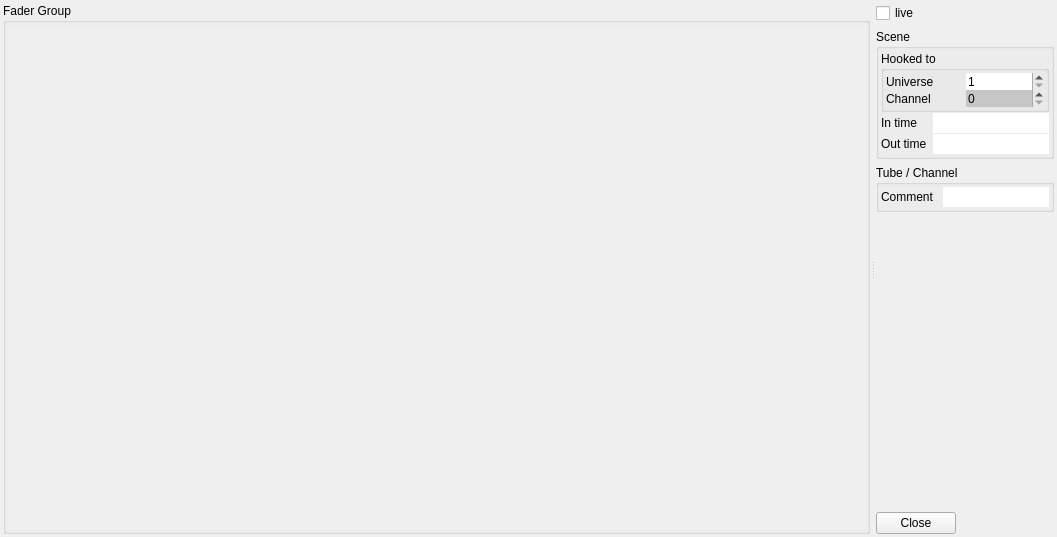
<?xml version="1.0" encoding="UTF-8"?>
<ui version="4.0">
 <class>SceneDeskWidget</class>
 <widget class="QWidget" name="SceneDeskWidget">
  <property name="geometry">
   <rect>
    <x>0</x>
    <y>0</y>
    <width>1057</width>
    <height>537</height>
   </rect>
  </property>
  <property name="sizePolicy">
   <sizepolicy hsizetype="Preferred" vsizetype="Preferred">
    <horstretch>0</horstretch>
    <verstretch>0</verstretch>
   </sizepolicy>
  </property>
  <property name="windowTitle">
   <string>Scene</string>
  </property>
  <property name="windowIcon">
   <iconset resource="../gfx_ressource.qrc">
    <normaloff>:/gfx/icons/scene_mixer.png</normaloff>:/gfx/icons/scene_mixer.png</iconset>
  </property>
  <layout class="QVBoxLayout" name="verticalLayout_2">
   <property name="spacing">
    <number>1</number>
   </property>
   <property name="leftMargin">
    <number>3</number>
   </property>
   <property name="topMargin">
    <number>3</number>
   </property>
   <property name="rightMargin">
    <number>3</number>
   </property>
   <property name="bottomMargin">
    <number>3</number>
   </property>
   <item>
    <widget class="QSplitter" name="splitter">
     <property name="orientation">
      <enum>Qt::Horizontal</enum>
     </property>
     <property name="handleWidth">
      <number>6</number>
     </property>
     <widget class="QGroupBox" name="faderGroup">
      <property name="sizePolicy">
       <sizepolicy hsizetype="MinimumExpanding" vsizetype="Preferred">
        <horstretch>6</horstretch>
        <verstretch>0</verstretch>
       </sizepolicy>
      </property>
      <property name="title">
       <string>Fader Group</string>
      </property>
      <property name="flat">
       <bool>false</bool>
      </property>
      <property name="checkable">
       <bool>false</bool>
      </property>
      <layout class="QVBoxLayout" name="verticalLayout">
       <property name="spacing">
        <number>0</number>
       </property>
       <property name="leftMargin">
        <number>2</number>
       </property>
       <property name="topMargin">
        <number>4</number>
       </property>
       <property name="rightMargin">
        <number>2</number>
       </property>
       <property name="bottomMargin">
        <number>2</number>
       </property>
       <item>
        <widget class="QScrollArea" name="scrollArea">
         <property name="frameShape">
          <enum>QFrame::NoFrame</enum>
         </property>
         <property name="frameShadow">
          <enum>QFrame::Sunken</enum>
         </property>
         <property name="lineWidth">
          <number>1</number>
         </property>
         <property name="widgetResizable">
          <bool>true</bool>
         </property>
         <widget class="QWidget" name="scrollAreaWidgetContents">
          <property name="geometry">
           <rect>
            <x>0</x>
            <y>0</y>
            <width>834</width>
            <height>501</height>
           </rect>
          </property>
          <layout class="QVBoxLayout" name="scrollAreaLayout">
           <property name="spacing">
            <number>0</number>
           </property>
           <property name="leftMargin">
            <number>0</number>
           </property>
           <property name="topMargin">
            <number>0</number>
           </property>
           <property name="rightMargin">
            <number>0</number>
           </property>
           <property name="bottomMargin">
            <number>0</number>
           </property>
           <item>
            <widget class="MixerGroup" name="faderAreaWidget" native="true">
             <property name="sizePolicy">
              <sizepolicy hsizetype="Preferred" vsizetype="Preferred">
               <horstretch>0</horstretch>
               <verstretch>0</verstretch>
              </sizepolicy>
             </property>
            </widget>
           </item>
          </layout>
         </widget>
        </widget>
       </item>
      </layout>
     </widget>
     <widget class="QWidget" name="layoutWidget">
      <layout class="QVBoxLayout" name="mainLayout">
       <item>
        <widget class="QCheckBox" name="liveCheck">
         <property name="layoutDirection">
          <enum>Qt::LeftToRight</enum>
         </property>
         <property name="text">
          <string>live</string>
         </property>
         <property name="icon">
          <iconset>
           <activeoff>:/gfx/icons/audio_play.png</activeoff>
           <activeon>:/gfx/icons/audio_rec.png</activeon>
          </iconset>
         </property>
        </widget>
       </item>
       <item>
        <widget class="QGroupBox" name="sceneGroup">
         <property name="sizePolicy">
          <sizepolicy hsizetype="Preferred" vsizetype="Preferred">
           <horstretch>0</horstretch>
           <verstretch>0</verstretch>
          </sizepolicy>
         </property>
         <property name="title">
          <string>Scene</string>
         </property>
         <layout class="QGridLayout" name="sceneGroupLayout">
          <property name="leftMargin">
           <number>2</number>
          </property>
          <property name="topMargin">
           <number>2</number>
          </property>
          <property name="rightMargin">
           <number>2</number>
          </property>
          <property name="bottomMargin">
           <number>2</number>
          </property>
          <property name="verticalSpacing">
           <number>1</number>
          </property>
          <item row="0" column="0" colspan="2">
           <widget class="QGroupBox" name="groupBox">
            <property name="title">
             <string>Hooked to</string>
            </property>
            <layout class="QGridLayout" name="hookedToLayout">
             <property name="leftMargin">
              <number>2</number>
             </property>
             <property name="topMargin">
              <number>2</number>
             </property>
             <property name="rightMargin">
              <number>2</number>
             </property>
             <property name="bottomMargin">
              <number>2</number>
             </property>
             <property name="horizontalSpacing">
              <number>2</number>
             </property>
             <property name="verticalSpacing">
              <number>0</number>
             </property>
             <item row="0" column="0">
              <widget class="QLabel" name="hookedUniverseLabel">
               <property name="text">
                <string>Universe</string>
               </property>
              </widget>
             </item>
             <item row="0" column="1">
              <widget class="QSpinBox" name="hookedUniverseSpin">
               <property name="frame">
                <bool>false</bool>
               </property>
               <property name="buttonSymbols">
                <enum>QAbstractSpinBox::UpDownArrows</enum>
               </property>
               <property name="minimum">
                <number>1</number>
               </property>
               <property name="maximum">
                <number>4</number>
               </property>
               <property name="value">
                <number>1</number>
               </property>
              </widget>
             </item>
             <item row="1" column="0">
              <widget class="QLabel" name="hookedChannelLabel">
               <property name="text">
                <string>Channel</string>
               </property>
              </widget>
             </item>
             <item row="1" column="1">
              <widget class="QSpinBox" name="hookedChannelSpin">
               <property name="palette">
                <palette>
                 <active>
                  <colorrole role="Base">
                   <brush brushstyle="SolidPattern">
                    <color alpha="255">
                     <red>198</red>
                     <green>198</green>
                     <blue>198</blue>
                    </color>
                   </brush>
                  </colorrole>
                 </active>
                 <inactive>
                  <colorrole role="Base">
                   <brush brushstyle="SolidPattern">
                    <color alpha="255">
                     <red>198</red>
                     <green>198</green>
                     <blue>198</blue>
                    </color>
                   </brush>
                  </colorrole>
                 </inactive>
                 <disabled>
                  <colorrole role="Base">
                   <brush brushstyle="SolidPattern">
                    <color alpha="255">
                     <red>255</red>
                     <green>255</green>
                     <blue>255</blue>
                    </color>
                   </brush>
                  </colorrole>
                 </disabled>
                </palette>
               </property>
               <property name="frame">
                <bool>false</bool>
               </property>
               <property name="maximum">
                <number>512</number>
               </property>
              </widget>
             </item>
            </layout>
           </widget>
          </item>
          <item row="1" column="0">
           <widget class="QLabel" name="fadeInTimeLabel">
            <property name="text">
             <string>In time</string>
            </property>
           </widget>
          </item>
          <item row="2" column="0">
           <widget class="QLabel" name="fadeOutTimeLabel">
            <property name="text">
             <string>Out time</string>
            </property>
           </widget>
          </item>
          <item row="1" column="1">
           <widget class="PsLineEdit" name="fadeInTimeEdit">
            <property name="frame">
             <bool>false</bool>
            </property>
           </widget>
          </item>
          <item row="2" column="1">
           <widget class="PsLineEdit" name="fadeOutTimeEdit">
            <property name="frame">
             <bool>false</bool>
            </property>
           </widget>
          </item>
         </layout>
        </widget>
       </item>
       <item>
        <widget class="QGroupBox" name="tubeGroup">
         <property name="sizePolicy">
          <sizepolicy hsizetype="Preferred" vsizetype="Preferred">
           <horstretch>0</horstretch>
           <verstretch>0</verstretch>
          </sizepolicy>
         </property>
         <property name="title">
          <string>Tube / Channel</string>
         </property>
         <layout class="QGridLayout" name="tubeGroupLayout">
          <property name="leftMargin">
           <number>2</number>
          </property>
          <property name="topMargin">
           <number>2</number>
          </property>
          <property name="rightMargin">
           <number>2</number>
          </property>
          <property name="bottomMargin">
           <number>2</number>
          </property>
          <property name="verticalSpacing">
           <number>1</number>
          </property>
          <item row="0" column="0">
           <widget class="QLabel" name="tubeCommentLabel">
            <property name="text">
             <string>Comment </string>
            </property>
           </widget>
          </item>
          <item row="0" column="1">
           <widget class="PsLineEdit" name="tubeCommentEdit">
            <property name="frame">
             <bool>false</bool>
            </property>
           </widget>
          </item>
         </layout>
        </widget>
       </item>
       <item>
        <spacer name="verticalSpacer">
         <property name="orientation">
          <enum>Qt::Vertical</enum>
         </property>
         <property name="sizeHint" stdset="0">
          <size>
           <width>20</width>
           <height>40</height>
          </size>
         </property>
        </spacer>
       </item>
       <item>
        <widget class="QPushButton" name="closeButton">
         <property name="sizePolicy">
          <sizepolicy hsizetype="Maximum" vsizetype="Fixed">
           <horstretch>0</horstretch>
           <verstretch>0</verstretch>
          </sizepolicy>
         </property>
         <property name="text">
          <string>Close</string>
         </property>
        </widget>
       </item>
      </layout>
     </widget>
    </widget>
   </item>
  </layout>
 </widget>
 <customwidgets>
  <customwidget>
   <class>MixerGroup</class>
   <extends>QWidget</extends>
   <header>customwidget/mixergroup.h</header>
   <container>1</container>
  </customwidget>
  <customwidget>
   <class>PsLineEdit</class>
   <extends>QLineEdit</extends>
   <header>customwidget/pslineedit.h</header>
  </customwidget>
 </customwidgets>
 <resources>
  <include location="../gfx_ressource.qrc"/>
 </resources>
 <connections>
  <connection>
   <sender>closeButton</sender>
   <signal>clicked()</signal>
   <receiver>SceneDeskWidget</receiver>
   <slot>close()</slot>
   <hints>
    <hint type="sourcelabel">
     <x>830</x>
     <y>474</y>
    </hint>
    <hint type="destinationlabel">
     <x>941</x>
     <y>356</y>
    </hint>
   </hints>
  </connection>
 </connections>
</ui>
